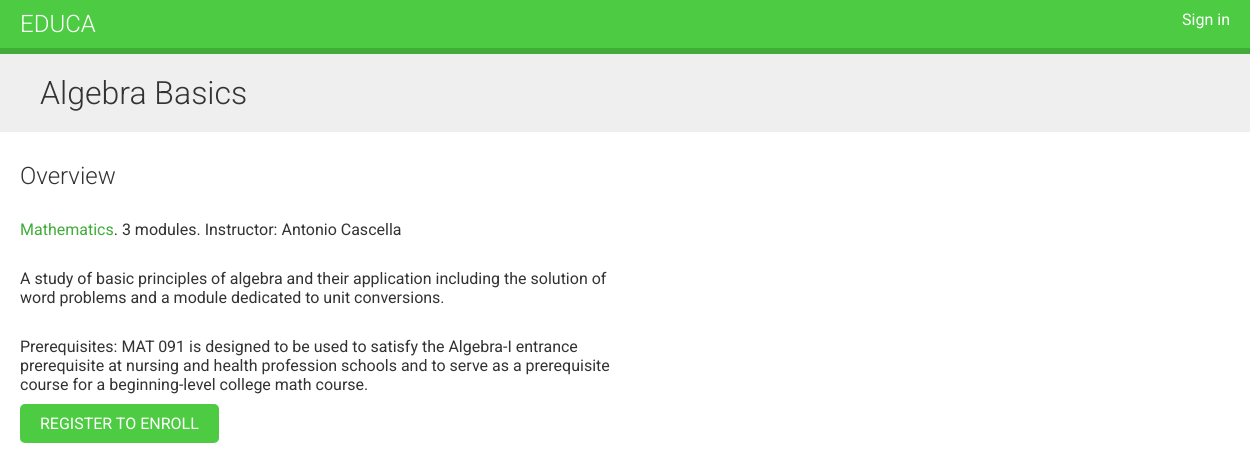
/course/algebra_basics/, run on the app's committed database.
### courses/models.py (models this page shows, shortened)
class Course(models.Model):
    owner = models.ForeignKey(
        User, related_name="courses_created", on_delete=models.CASCADE
    )
    subject = models.ForeignKey(
        Subject, related_name="courses", on_delete=models.CASCADE
    )
    title = models.CharField(max_length=200)
    slug = models.SlugField(max_length=200, unique=True)
    overview = models.TextField()
    created = models.DateTimeField(auto_now_add=True)
    students = models.ManyToManyField(User, related_name="courses_joined", blank=True)
    class Meta:
        ordering = ["-created"]

class Subject(models.Model):
    title = models.CharField(max_length=200)
    slug = models.SlugField(max_length=200, unique=True)
    class Meta:
        ordering = ["title"]

### courses/views.py (the view)
# urls.py: path("<slug:slug>/", views.CourseDetailView.as_view(), name="course_detail"),
class CourseDetailView(DetailView):
    model = Course
    template_name = "courses/course/detail.html"
    def get_context_data(self, **kwargs):
        context = super().get_context_data(**kwargs)
        context["enroll_form"] = CourseEnrollForm(initial={"course": self.object})
        return context

### courses/templates/courses/course/detail.html (shortened to what this page needs)
{% extends "base.html" %}
{% block content %}
  {% with subject=object.subject %}
    <h1>
      {{ object.title }}
    </h1>
    <div class="module">
      <h2>Overview</h2>
      <p>
        <a href="{% url "course_list_subject" subject.slug %}">
        {{ subject.title }}</a>.
        {{ object.modules.count }} modules.
        Instructor: {{ object.owner.get_full_name }}
      </p>
      {{ object.overview|linebreaks }}
      {% if request.user.is_authenticated %}
        <form action="{% url "student_enroll_course" %}" method="post">
          {{ enroll_form }}
          {% csrf_token %}
          <input type="submit" value="Enroll now">
        </form>
      {% else %}
        <a href="{% url "student_registration" %}" class="button">
          Register to enroll
        </a>
      {% endif %}
    </div>
  {% endwith %}
{% endblock %}

### courses/static/css/base.css (style rules this page uses)
body { margin:0; font-family:'Roboto', sans-serif; font-weight:400; color:#333; }
a { color:#3fad37; text-decoration:none; }
h1, h2, h3, h4, h5, h6 { font-family:'Roboto', sans-serif; font-weight:300; }
h1 { background:#efefef; width:100%; overflow:auto; padding:20px 0 20px 40px; margin:0; }
.module { padding:10px 20px; float:left; width:600px; }
.module p { margin:10px 0 20px; width:100%; float:left; }
input[type=submit], a.button { border-radius:5px; background:#4dcc43; color:#fff; font-size:16px; text-transform:uppercase; border:none; padding:10px 20px; margin:20px 0; }

### data on the page
Course: title "Algebra Basics", modules.count "3", owner.get_full_name "Antonio Cascella", overview "A study of basic principles of algebra and their application including the solution of word problems and a module dedicated to unit conversions. Prerequisites: MAT 091 is designed to be used to satisfy the Algebra-I entrance prerequisite at nursing and health profession schools and to serve as a prerequisite course for a beginning-level college math course."
Subject: title "Mathematics"
